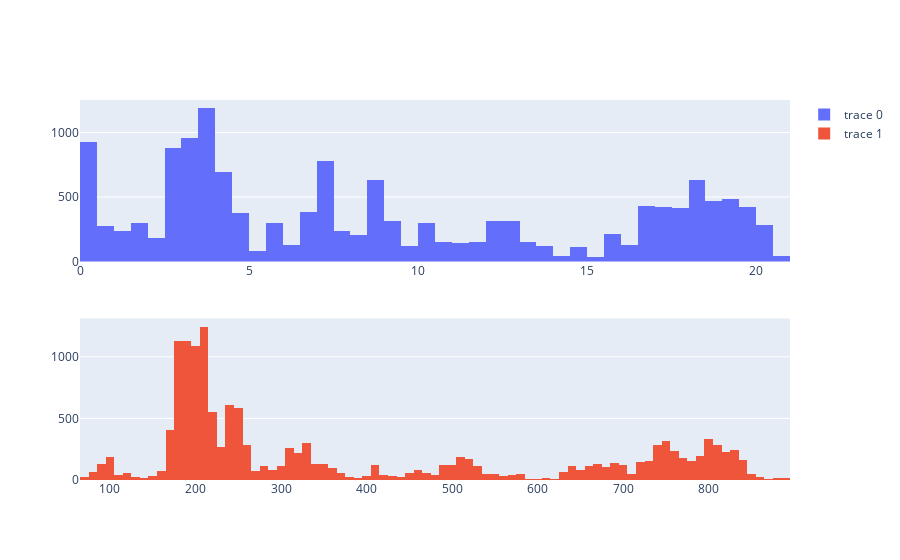

Write notebook code for a chart like this one.
### Code cell
fig = make_subplots(rows=2, cols=1)
fig.add_trace(go.Histogram(
    x=infos.smooth_fitness,
    nbinsx=100,
), row=1, col=1)
fig.add_trace(go.Histogram(
    x=infos.smooth_step,
    nbinsx=100,
), row=2, col=1)

### Figure 1 — Plotly figure (JSON) as saved in the notebook; plotly's stock layout.template omitted (floating-point values rounded to 4 significant figures; data arrays with more than 128 entries replaced by an {"elided": "..."} marker saying what was removed)
{"data": [{"nbinsx": 100, "type": "histogram", "x": {"elided": "14981 float values"}, "xaxis": "x", "yaxis": "y"}, {"nbinsx": 100, "type": "histogram", "x": {"elided": "14981 float values"}, "xaxis": "x2", "yaxis": "y2"}], "layout": {"xaxis": {"anchor": "y", "domain": [0, 1]}, "xaxis2": {"anchor": "y2", "domain": [0, 1]}, "yaxis": {"anchor": "x", "domain": [0.575, 1]}, "yaxis2": {"anchor": "x2", "domain": [0, 0.425]}}}
